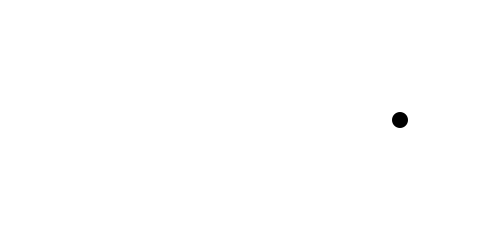
Frame 1 (no input)
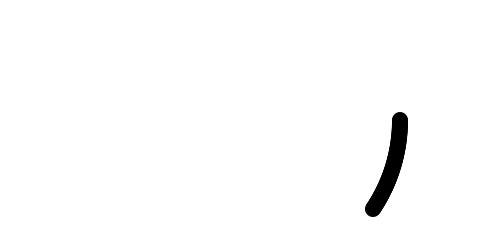
Frame 60 (the mouse pressed at the canvas centre just before this capture)
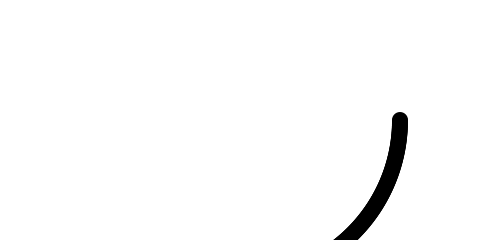
Frame 120 (the mouse held since frame 60 and released just before this capture)

The Processing sketch that drew these frames (run headless with seeded random() and noise(); from frame 60 on, the mouse is pressed at the canvas centre):

// Processing sketch: example_13_05_polar_cartesian
// ── example_13_05_polar_cartesian.pde
// Learning Processing
// Daniel Shiffman
// http://www.learningprocessing.com

// Example 13-5: Polar to Cartesian

// Polar coordinates (r, theta) are converted to Cartesian (x,y) 
// for use in the ellipse() function.
float r = 160; 
float theta = 0;

void setup() {
  size(480, 240);
  background(255);
}

void draw() {

  // Polar to Cartesian conversion
  float x = r * cos(theta);
  float y = r * sin(theta);

  // Draw an ellipse at x,y
  noStroke();
  fill(0);
  ellipse(x + width/2, y + height/2, 16, 16); // Adjust for center of window

  // Increment the angle
  theta += 0.01;
}
